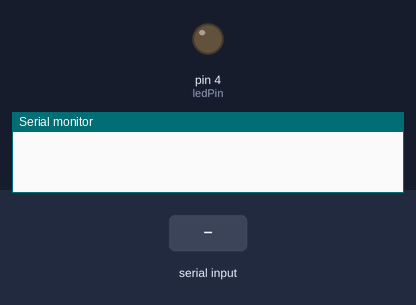
Recording of a sketch running on a simulated Arduino Uno, built with avr-gcc and run on an emulated ATmega328P. On the bench: output pins drawn as LEDs (lit = HIGH), the last lines printed to the serial monitor. The test bench sets the inputs (shaded band).

Above: at 1.2 s.
1.3 s: "1" received over the second serial link
At 2.1 s:
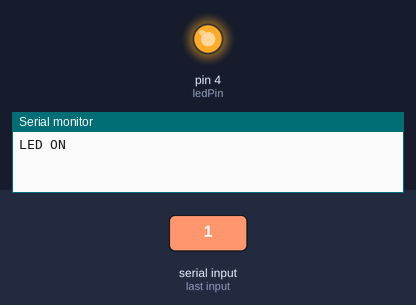
2.8 s: "0" received over the second serial link
At 3.3 s:
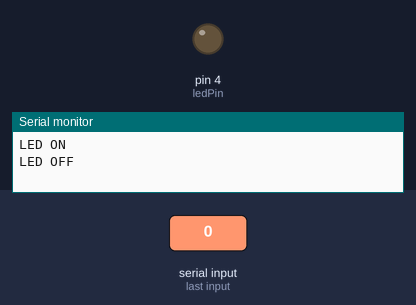
Timing chart, 0 to 5.8 s (numbered marks = the images above; inputs shaded):
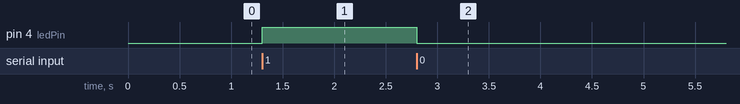

Measured:
- after the input at 1.3 s, pin 4 (ledPin): LOW → HIGH at once
- after the input at 2.8 s, pin 4 (ledPin): HIGH → LOW at once

The sketch:

Bluetoon_module.ino
```cpp
#include <SoftwareSerial.h>

SoftwareSerial BT(2, 3);  // RX, TX
const int ledPin = 4;

void setup() {
  pinMode(ledPin, OUTPUT);
  digitalWrite(ledPin, LOW);

  Serial.begin(9600);
  BT.begin(9600);
}

void loop() {
  if (BT.available()) {
    char data = BT.read();

    if (data == '1') {
      digitalWrite(ledPin, HIGH);
      Serial.println("LED ON");
    }
    else if (data == '0') {
      digitalWrite(ledPin, LOW);
      Serial.println("LED OFF");
    }
  }
}
```
